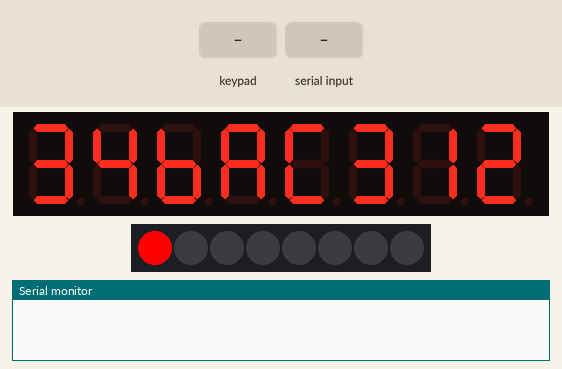
Bench run of a sketch on a simulated Arduino Uno, built with avr-gcc and run on an emulated ATmega328P. On the bench: 8-digit seven-segment display, 8 RGB LEDs in strip order, left to right, the last lines printed to the serial monitor. The test bench sets the inputs (shaded band). Random numbers use the default seed unless the sketch sets one.

Above: at 1.2 s.
1.3 s: key '1' pressed
At 1.3 s:
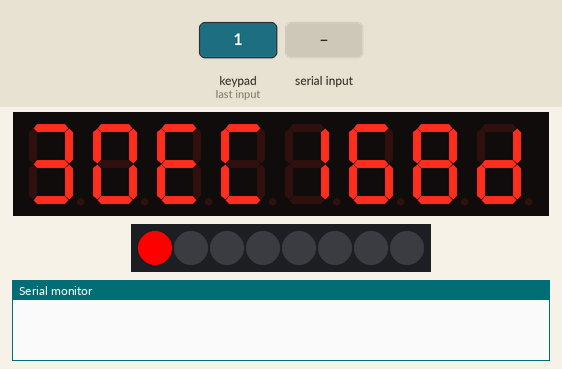
2.8 s: keypad keys 1 2 3 4 pressed 0.4 s apart
At 3.08 s:
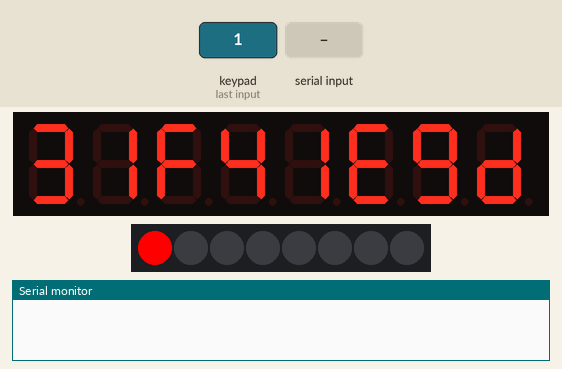
At 3.49 s:
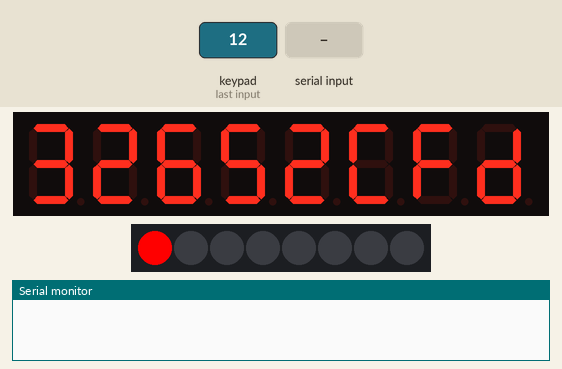
5.9 s: "90,45\n" received over Serial
8.4 s: "C90\n" received over Serial
10.8 s: key '2' pressed
At 10.93 s:
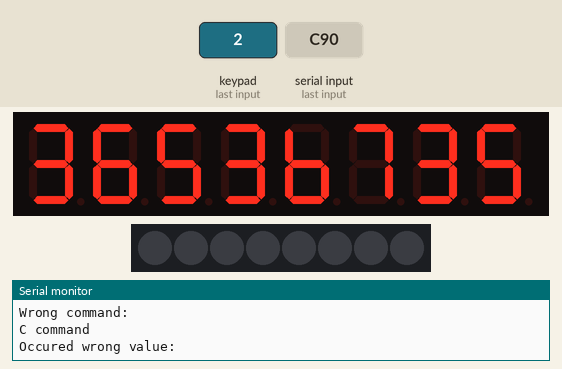
12.6 s: "30,150\n" received over Serial
Timing chart, 0 to 17.8 s (numbered marks = the images above; inputs shaded):
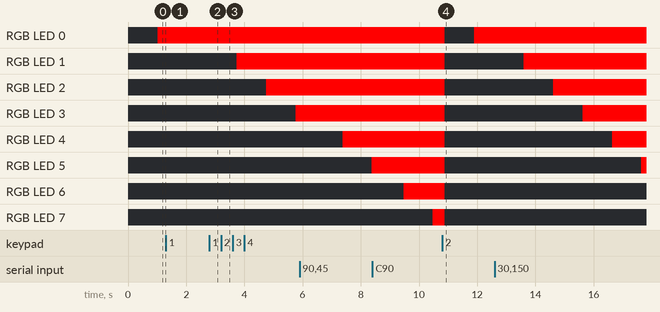

The sketch:

src_DOMA_PIETS.ino
```cpp
#include <TM1638.h>

// Parametry programu
char CODE[] = "3AE61Cb1";
byte TIMES = 10;
int DISP = 100;

// Ustawienia pinów
const byte strobe = 7;
const byte clock = 9;
const byte data = 8;

const byte DISPLAY_SIZE = 8;
const char allowedChars[] = {'0','1','2','3','4','5','6','7','8','9','A','b','C','d','E','F'};

TM1638 module(data, clock, strobe);

//Cztery możliwe stany programu
typedef enum {IN_PROGRESS, WAITING, FINISHED, RESET} states;

//Definicje funkcji
void doHack();
void handleClick(states *);
void readInput(states *);
boolean initCode();
void initTimes();
void initDisp();
boolean isAllowed(char);
inline void waitTillRelease();

void setup() {
  Serial.begin(9600);
  module.clearDisplay();
}

void loop(){
  doHack();
}

void doHack(){
  char *display = (char *) malloc(DISPLAY_SIZE + 1);
  byte leds = 0;
  module.setLEDs(leds);
  states state = IN_PROGRESS;

  for(byte i = 0; i < DISPLAY_SIZE; ++i){

    for(byte j = 0; j < TIMES; ++j) {

      for(byte k = i; k < DISPLAY_SIZE; ++k){
        // Niezdekodowana pozycja - przypadkowa wartość
        display[k] = allowedChars[random(0, 16)];
      }
      module.setDisplayToString(display);

      // Zmiany parametrów
      readInput(&state);
      long time = millis() + DISP; // Pobieraj info o przyciskach do tego czasu
      do
      {
        handleClick(&state);
      } while (time > millis());

      if(state == RESET){
        free(display);
        return;
      }
    }
    display[i] = CODE[i];

    leds = (leds << 1) +1; // leds*2 +1
    module.setLEDs(leds);
  }
  free(display);
  module.setDisplayToString(CODE); // Wynik łamania kodu
  // Zmiany parametrów po zakończeniu
  state = FINISHED;
  handleClick(&state);
}

void handleClick(states *state){
  byte key;

  switch(*state){
    case IN_PROGRESS:
      key = module.getButtons();
      if (key == 1) {
        *state = WAITING;
      }
      else break;
      waitTillRelease();
    case WAITING:
      for(key = 0; key != 1; key = module.getButtons()){
        delay(100);
      }
      *state = IN_PROGRESS;
      waitTillRelease();
      break;
    case FINISHED:
      for(key = 0; key != 2; key = module.getButtons()){
        readInput(state);
        delay(100);
        if(*state == RESET){
          break;
        }
      }
      break;
  }
}

//funkcja do wsczytania wejscia z Serial
void readInput(states *state){
  while(Serial.available() > 0){
    delay(100);
    char rc = Serial.read();
    switch(rc)
    {
    case 'C': // zmiana kodu
      Serial.println("C command");
      if(Serial.available() > 0) {
        if(initCode() != false){
          *state = RESET;
        }
      } else {
        Serial.println("Wrong format of command");
      }
      break;
    case 'N': // zmiana ilości iteracji
      Serial.println("N command");
      if(Serial.available() > 0) {
        initTimes();
      } else {
        Serial.println("Wrong format of command");
      }
      break;
    case 'D': // zmiana czasu wyświetlania
      Serial.println("D command");
      if(Serial.available() > 0) {
        initDisp();
      } else {
        Serial.println("Wrong format of command");
      }
      break;
    default:
      Serial.print("Wrong command: "); Serial.println(rc);
      break;
    }
  }
}

//inicjalizacja wcztanego codu
boolean initCode(){
  char newCode[DISPLAY_SIZE+1] = "\0";
  char rc;
  for(byte i = 0; i < 8 && Serial.available() > 0; ++i){
    rc = Serial.read();
    if(isAllowed(rc)){
      newCode[i] = rc;
    } else {
      Serial.print("Occured wrong value: "); Serial.println(rc);
      return false;
    }
  }
  memcpy(CODE, newCode, 8);
  Serial.println(CODE);
  return true;
}

void initTimes(){
  char newTimes[4] = "\0";
  char rc;
  for(byte i = 0; i < 3 && Serial.available() > 0; ++i){
    rc = Serial.read();
    if(rc >= '0' && rc <= '9'){
      newTimes[i] = rc;
    } else {
      Serial.print("Occured wrong value: "); Serial.println(rc);
      return false;
    }
  }
  sscanf(newTimes, "%d", &TIMES);
  Serial.println(TIMES);
  return true;
}

void initDisp(){
  char newTimes[5] = "\0";
  char rc;
  for(byte i = 0; i < 5 && Serial.available() > 0; ++i){
    rc = Serial.read();
    if(rc >= '0' && rc <= '9'){
      newTimes[i] = rc;
    } else {
      Serial.print("Occured wrong value: "); Serial.println(rc);
      return false;
    }
  }
  sscanf(newTimes, "%d", &DISP);
  Serial.println(DISP);
  return true;
}

boolean isAllowed(char value){
  for(byte i = 0 ; i < 16; ++i){
    if(allowedChars[i] == value){
      return true;
    }
  }
  return false;
}

//funkcja do odczekanie wyzerowania wcisnietych klawiszy
inline void waitTillRelease() {
  while(module.getButtons() != 0) delay(20);
}
```

Measured:
- after the input at 1.3 s, every drawn part: stays the same
- after the input at 2.8 s, RGB LED 1: off → RGB(255, 0, 0) after 0.94 s; RGB LED 2: off → RGB(255, 0, 0) after 2.0 s; RGB LED 3: off → RGB(255, 0, 0) after 3.0 s; the display: changes after 0.24 s (image 2)
- after the input at 10.8 s, RGB LED 0: RGB(255, 0, 0) → off after 0.08 s, → RGB(255, 0, 0) 1.0 s later; RGB LED 1–7: RGB(255, 0, 0) → off after 0.08 s; the display: changes after 0.08 s (image 4)
